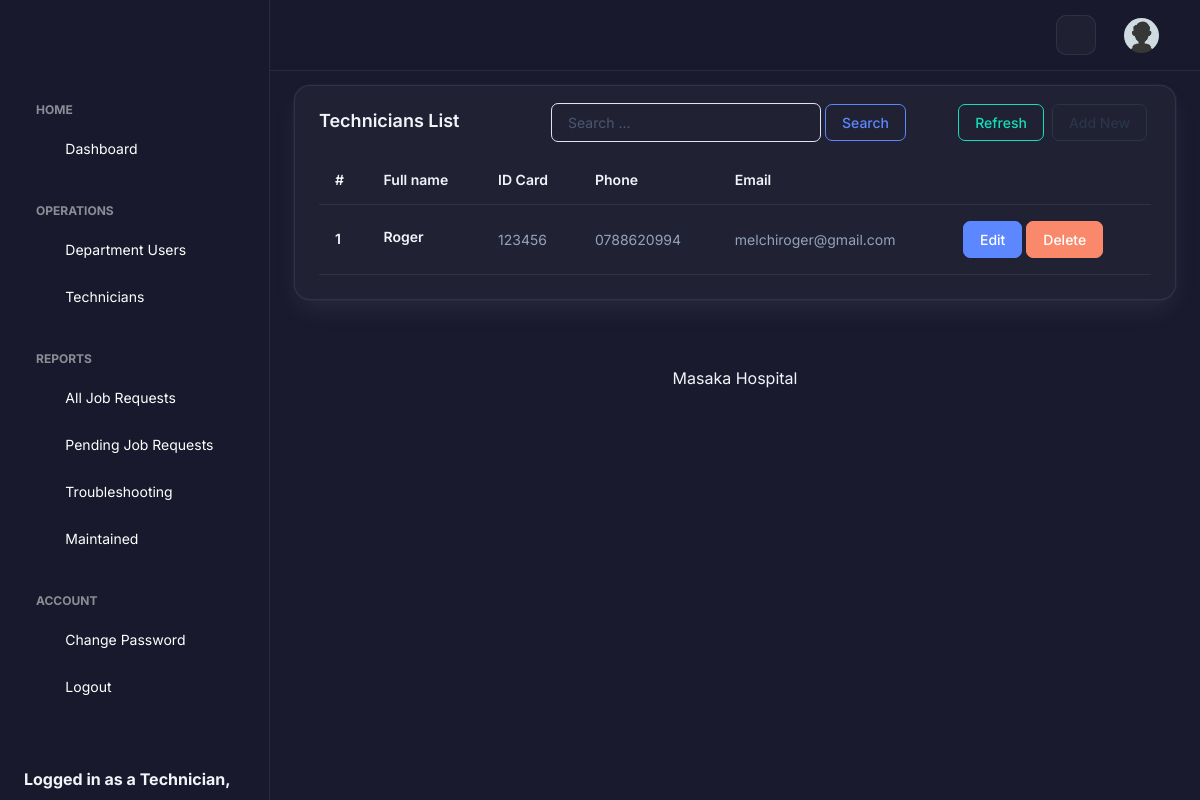
Screenshot of /run/users-n-p.php (signed in) with the database file from the repository.
### tables this page shows
CREATE TABLE `users` (
  `id` int(11) NOT NULL,
  `idcard` varchar(100) NOT NULL,
  `fullname` varchar(100) NOT NULL,
  `email` varchar(100) NOT NULL,
  `phone` varchar(100) NOT NULL,
  `password` varchar(100) NOT NULL,
  `deleted` int(1) NOT NULL DEFAULT 0
);

### run/users-n-p.php (the view, shortened to what this page needs)
<!doctype html>
<html lang="en">
<head>
  <link rel="stylesheet" href="../assets/css/styles.min.css" />
    <link rel="stylesheet" href="../assets/css/premium-theme.css" />
</head>
<body>
  <div class="page-wrapper" id="main-wrapper" data-layout="vertical" data-navbarbg="skin6" data-sidebartype="full" data-sidebar-position="fixed" data-header-position="fixed">
    <aside class="left-sidebar">
      <div>
        <div class="brand-logo d-flex align-items-center justify-content-between">
        </div>
        <?php include('user-menu.php'); ?>
      </div>
    </aside>
    <div class="body-wrapper">
      <header class="app-header">
        <nav class="navbar navbar-expand-lg navbar-light">
          <div class="navbar-collapse justify-content-end px-0" id="navbarNav">
            <ul class="navbar-nav flex-row ms-auto align-items-center justify-content-end">
              <li class="nav-item"><button class="theme-toggle-btn" title="Toggle Theme"><i class="ti ti-sun"></i></button></li>
              <li class="nav-item dropdown">
                <a class="nav-link nav-icon-hover" href="javascript:void(0)" id="drop2" data-bs-toggle="dropdown" aria-expanded="false">
                  <img src="../assets/images/profile/user-1.jpg" alt="" width="35" height="35" class="rounded-circle">
                </a>
              </li>
            </ul>
          </div>
        </nav>
      </header>
      <div class="container-fluid">
        <div class="col-lg-12 d-flex align-items-stretch">
          <div class="card w-100">
            <div class="card-body p-4">
              <?php
              if (isset($_GET['search_key'])) {
                $search_key = $_GET['search_key'];
              } else {
                $search_key = null;
              }
              ?>
              <div style="float: right; position: relative; top: -10px;">
                <button style="float: right" type="button" onclick="window.location='add-user-n-p';" class="btn btn-outline-dark m-1">Add New</button>
                <button style="float: right" type="button" onclick="window.location='users-n-p';" class="btn btn-outline-success m-1">Refresh</button>
                <form style="width: 600px;" method="GET">
                  <input placeholder="Search ..." type="text" class="form-control" value="<?php echo $search_key; ?>" required name="search_key" style="width: 270px; float: left; position: relative; top: 3px;">
                  <input style="position: relative;" type="submit" class="btn btn-outline-primary m-1" name="action" value="Search">
                </form>
              </div>
              <h5 class="card-title fw-semibold mb-4">Technicians List</h5>
              <div class="table-responsive">
                <table class="table text-nowrap mb-0 align-middle">
                  <thead class="text-dark fs-4">
                    <tr>
                      <th class="border-bottom-0">
                        <h6 class="fw-semibold mb-0">#</h6>
                      </th>
                      <th class="border-bottom-0">
                        <h6 class="fw-semibold mb-0">Full name</h6>
                      </th>
                      <th class="border-bottom-0">
                        <h6 class="fw-semibold mb-0">ID Card</h6>
                      </th>
                      <th class="border-bottom-0">
                        <h6 class="fw-semibold mb-0">Phone</h6>
                      </th>
                      <th class="border-bottom-0">
                        <h6 class="fw-semibold mb-0">Email</h6>
                      </th>
                      <th></th>
                    </tr>
                  </thead>
                  <tbody>
                    <?php
                    include('connector.php');
                    if (isset($_GET['search_key'])) {
                      $search_key = $_GET['search_key'];
                      $query = mysqli_query($connect, "SELECT * FROM users WHERE (fullname LIKE '%$search_key%' OR idcard LIKE '%$search_key%' OR phone LIKE '%$search_key%' OR email LIKE '%$search_key%') AND deleted = 0 ORDER BY id DESC");
                    } else {
                      $query = mysqli_query($connect, "SELECT * FROM users WHERE deleted = 0 ORDER BY id DESC");
                    }
                    $rowCount = 0;
                    while ($row = mysqli_fetch_array($query)) {
                      $rowCount++;
                      echo "<tr>
                          <td class='border-bottom-0'>
                            <h6 class='fw-semibold mb-0'>" . $rowCount . "</h6>
                          </td>
                          <td class='border-bottom-0'>
                            <h6 class='fw-semibold mb-1'>" . $row['fullname'] . "</h6>
                          </td>
                          <td class='border-bottom-0'>
                            <p class='mb-0 fw-normal'>" . $row['idcard'] . "</p>
                          </td>
                          <td class='border-bottom-0'>
                            <p class='mb-0 fw-normal'>" . $row['phone'] . "</p>
                          </td>
                          <td class='border-bottom-0'>
                            <p class='mb-0 fw-normal'>" . $row['email'] . "</p>
                          </td>
                          <td>
                            <a href='edit-user-n-p?id=" . $row['id'] . "'><button type='button' class='btn btn-primary'>Edit</button></a>
                            <a href='server.php?deleteUserNP=" . $row['id'] . "'><button type='button' class='btn btn-danger'>Delete</button></a>
                          </td>
                        </tr>";
                    }
                    ?>
                  </tbody>
                </table>
              </div>
            </div>
          </div>
        </div>
      </div>
      <div class="py-6 px-6 text-center">
        <p class="mb-0 fs-4">Masaka Hospital</p>
      </div>
    </div>
  </div>
</body>
</html>

### assets/css/premium-theme.css (style rules this page uses)
:root { --primary-color: #3b82f6; --primary-hover: #2563eb; --bg-gradient-1: #1a1a2e; --bg-gradient-2: #16213e; --text-main: #f1f5f9; --text-muted: #94a3b8; --glass-bg: rgba(255, 255, 255, 0.03); --glass-border: rgba(255, 255, 255, 0.08); --input-bg: rgba(26, 26, 46, 0.8); --input-border: rgba(255, 255, 255, 0.1); --card-shadow: 0 25px 50px -12px rgba(0, 0, 0, 0.7); --danger: #ef4444; --success: #10b981; }
body { font-family: 'Inter', sans-serif !important; background-color: var(--bg-gradient-1); color: var(--text-main); min-height: 100vh; margin: 0; }
.body-wrapper { background: transparent !important; }
.left-sidebar { background: rgba(26, 26, 46, 0.9) !important; backdrop-filter: blur(12px); border-right: 1px solid var(--glass-border); }
.app-header { background: rgba(26, 26, 46, 0.9) !important; backdrop-filter: blur(12px); border-bottom: 1px solid var(--glass-border); }
.card { background: var(--glass-bg) !important; border: 1px solid var(--glass-border) !important; color: var(--text-main) !important; border-radius: 16px !important; }
.card-title, .card h1, .card h2, .card h3, .card h4, .card h5, .card h6 { color: var(--text-main) !important; }
.table { color: var(--text-main) !important; background: transparent !important; }
.table thead th { color: var(--text-main) !important; border-bottom: 1px solid var(--glass-border) !important; }
.table tbody td { border-bottom: 1px solid var(--glass-border) !important; color: var(--text-main) !important; }
.fw-semibold { color: var(--text-main) !important; }
p.fw-normal { color: var(--text-muted) !important; }
.theme-toggle-btn { background: var(--glass-bg); border: 1px solid var(--glass-border); color: var(--text-main); width: 40px; height: 40px; border-radius: 10px; display: flex; align-items: center; justify-content: center; cursor: pointer; font-size: 1.2rem; transition: all 0.3s ease; margin-right: 12px; }
body, .left-sidebar, .app-header, .card, .table, .sidebar-link, .sidebar-link span, .sidebar-link .hide-menu { transition: background-color 0.3s ease, color 0.3s ease, border-color 0.3s ease; }

### rows the page displays
users: fullname "Roger", idcard "123456", phone "0788620994", email "melchiroger@gmail.com"

### other values shown
$_SESSION['hbUser_Type'] "Technician"
